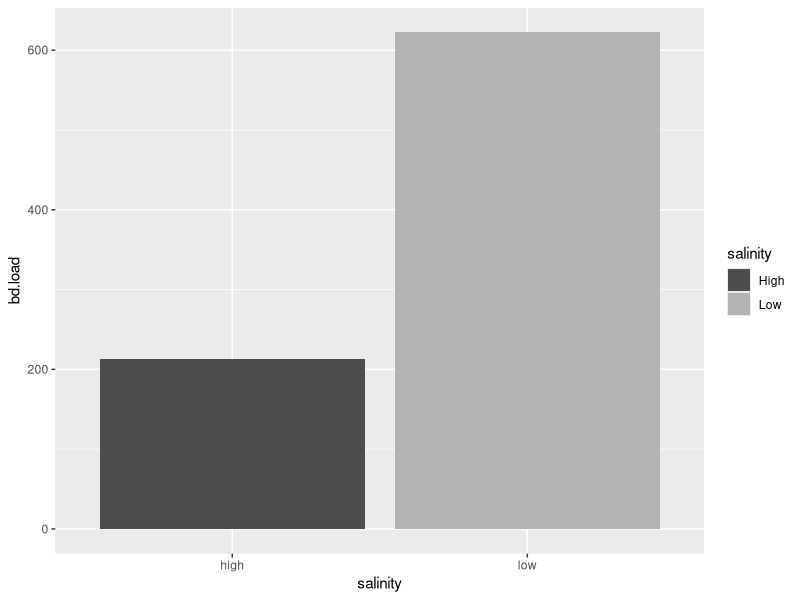

Generate this figure with R:
salinity <- c(rep('low',5),rep('high',5))
lowsal.load <- rnorm(n = 5, mean = 600, sd = 200)
highsal.load <- rnorm(n = 5, mean = 200, sd = 50)
bd.load <- append(lowsal.load,highsal.load)
df1 <- data.frame(salinity,bd.load)

t.test(bd.load ~ salinity)
library(ggplot2)
salinityPlot <- ggplot(data = df1, mapping = aes(x = salinity, y = bd.load, fill = salinity))
salinityPlot +
  geom_bar(stat = "summary", fun.y = "mean")+
  scale_fill_manual(values = c(high ='grey30', low = 'gray70'),
                    labels = c('High', 'Low'))
